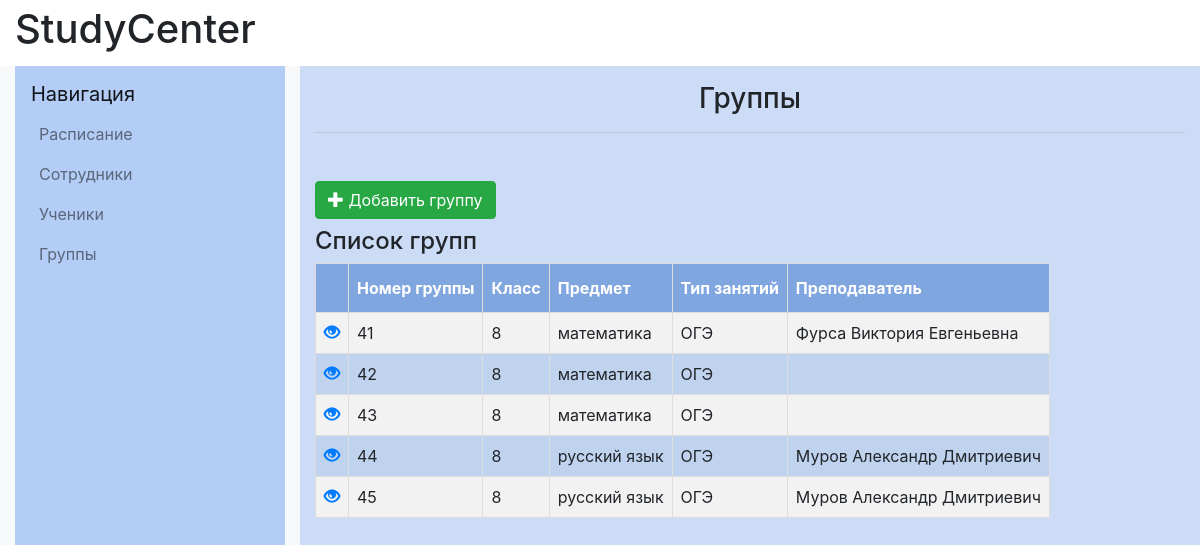
Page /groups/ on the earlier database version.
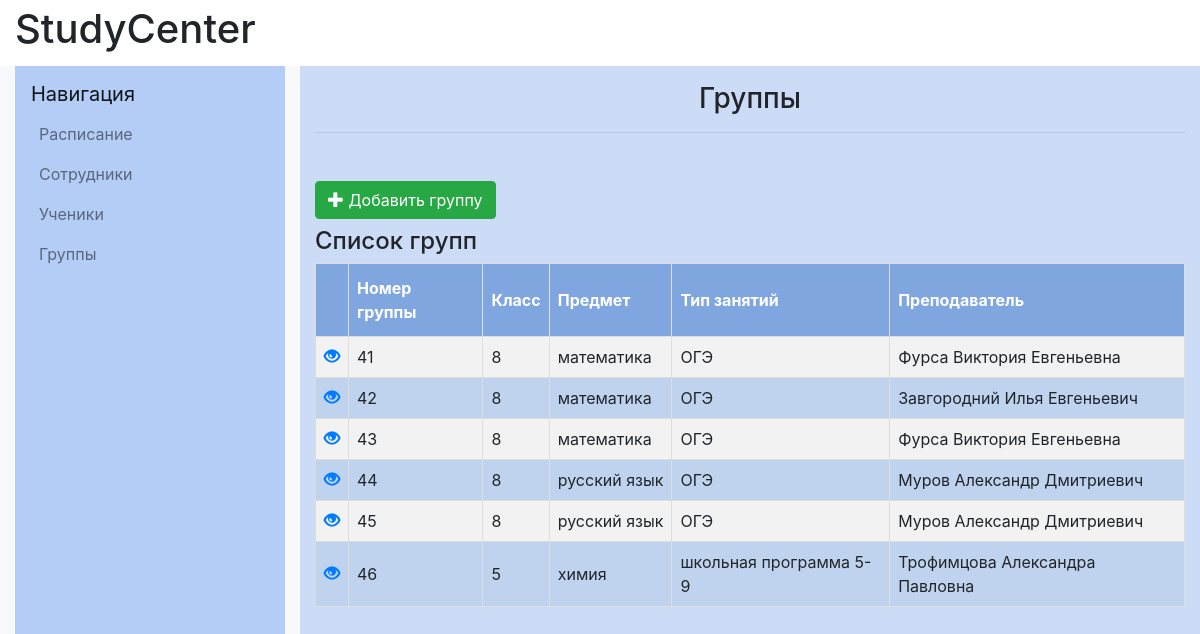
Same page on the later database version.
### catalog/models.py (models this page shows, shortened)
class Group(models.Model):
    subject = models.ForeignKey(Subject, on_delete=models.CASCADE)
    grade = models.IntegerField(validators=[
        MaxValueValidator(11),
        MinValueValidator(1)
    ])
    group_capacity = models.IntegerField(default=1,
                                         validators=[
                                            MaxValueValidator(8),
                                            MinValueValidator(1)
    ])
    type = models.ForeignKey(Type, on_delete=models.CASCADE)
    teacher=models.ForeignKey(Worker,
                              on_delete=models.CASCADE,
                              null=True,
                              default=None
    )
    objects = models.Manager()
    created = models.BooleanField(default=False)

class Subject(models.Model):
    name=models.CharField(max_length=100)
    objects=models.Manager()
    def __str__(self):
        return self.name

class Type(models.Model):
    name=models.CharField(max_length=100)
    objects=models.Manager()
    def __str__(self):
        return self.name

class Worker(models.Model):
    firstname=models.CharField(max_length=20, verbose_name="Имя")
    lastname=models.CharField(max_length=20, verbose_name="Фамилия")
    fathername=models.CharField(max_length=20, verbose_name="Отчество")
    date_of_birth=models.DateField(verbose_name="Дата рождения")
    gender=models.IntegerField(validators=[MinValueValidator(0), MaxValueValidator(1)], verbose_name="Пол")
    subject = models.ManyToManyField(Subject, verbose_name="Дисциплины")
    phone_number=models.CharField(max_length=11,validators=[MinLengthValidator(11)], verbose_name="Номер телефона")
    email=models.EmailField(verbose_name="E-mail")
    objects=models.Manager()
    registration_date=models.DateField()
    DoesNotExist = models.Manager

### catalog/views.py (the view)
# urls.py: path('groups/', views.groups, name='groups'),
def groups(request):
    groups = Group.objects.all()
    return render(request, "group/groups.html", {"groups": groups})

### catalog/templates/group/groups.html (shortened to what this page needs)
{% extends "base_generic.html" %}
{% block content%}
            <div class="col-md-8 col-lg-9 content-container" style="background-color: #ccdbf6">
                <h1 class="h3 text-center mt-3">Группы</h1>
                <hr class="mb-5">
                <section >
                    <a class="btn btn-success" href="{% url 'group_new' %}" class="top-menu"><span class="glyphicon glyphicon-plus"></span> Добавить группу</a>
                    <h4>Список групп</h4>
                    <table id="mytable">
                        <tr>
                            <th></th>
                            <th>Номер группы</th>
                            <th>Класс</th>
                            <th>Предмет</th>
                            <th>Тип занятий</th>
                            <th>Преподаватель</th>
                        </tr>
                        {% for group in groups %}
                        <tr><td><a href="{% url 'group_detail' pk=group.pk %}" class="top-menu"><span class="glyphicon glyphicon-eye-open"></span></a></td>
                            <td>{{ group.id }}</td>
                            <td>{{ group.grade }}</td>
                            <td>{{ group.subject }}</td>
                            <td>{{ group.type }}</td>
                            <td>{{ group.teacher.lastname }} {{ group.teacher.firstname }} {{ group.teacher.fathername }}</td>
                        </tr>
                        {% endfor %}
                    </table>
                </section>
            </div>
{% endblock content %}

### catalog/templates/base_generic.html (shortened to what this page needs)
<!DOCTYPE html>
{% load static %}
{% load widget_tweaks %}
<html lang="en">
<head>
    <link rel="stylesheet" href="https://cdn.jsdelivr.net/npm/bootstrap@4.0.0/dist/css/bootstrap.min.css"
>
    <link  href="{% static 'css/styles.css' %}" rel="stylesheet">
    <link  href="{% static 'css/font-glyphicons.css' %}" rel="stylesheet">
    <a class="col-md-4 col-lg-3 navbar-brand nav-text"> <h1>StudyCenter</h1> </a>
</head>
<body>
     <div class="container-fluid">
        <div class="row content-wrapper">
            <div class="col-md-4 col-lg-3 navbar-container bg-light" style="background-color: #b4cdf6">
                <nav class="navbar navbar-expand-md navbar-light" style="background-color: #b4cdf6">
                    <a class="navbar-brand" href="#">Навигация</a>
                    <div class="collapse navbar-collapse" id="navbar"  >
                        <ul class="navbar-nav">
                            <li class="nav-item">
                                <a class="nav-link" href="{% url 'schedule' %}">Расписание</a>
                            </li>
                            <li class="nav-item">
                                <a class="nav-link" href="{% url 'workers' %}">Сотрудники</a>
                            </li>
                            <li class="nav-item">
                                <a class="nav-link" href="{% url 'students' %}">Ученики</a>
                            </li>
                            <li class="nav-item">
                                <a class="nav-link" href="{% url 'groups' %}">Группы</a>
                            </li>
                        </ul>
                    </div>
                </nav>
            </div>
            {% block content%}
            {% endblock content %}
        </div>
    </div>
</body>
</html>

### catalog/static/css/styles.css (style rules this page uses)
@media (min-width: 768px) { .navbar-container { position: sticky; top: 0; overflow-y: auto; height: 100vh; } }
@media (min-width: 768px) { .navbar-container .navbar { align-items: flex-start; justify-content: flex-start; flex-wrap: nowrap; flex-direction: column; height: 100%; } }
@media (min-width: 768px) { .navbar-container .navbar-collapse { align-items: flex-start; } }
@media (min-width: 768px) { .navbar-container .navbar-nav { flex-direction: column !important; } }
@media (min-width: 768px) { .content-wrapper { display: flex; flex-direction: column; } }

### catalog/templates/base_generic.html (style rules this page uses)
#mytable td, #mytable th { border: 1px solid #ddd; padding: 8px; }
#mytable tr:nth-child(even) { background-color: #f2f2f2; }
#mytable tr:nth-child(odd) { background-color: #c0d3ee; }
#mytable th { padding-top: 12px; padding-bottom: 12px; text-align: left; background-color: #80a6e0; color: white; }

Differences in the rows shown:
changed Group id 42: teacher.lastname (not shown) → "Завгородний"; teacher.firstname (not shown) → "Илья"; teacher.fathername (not shown) → "Евгеньевич"
changed Group id 43: teacher.lastname (not shown) → "Фурса"; teacher.firstname (not shown) → "Виктория"; teacher.fathername (not shown) → "Евгеньевна"
added Group: id "46", grade "5", subject "химия", type "школьная программа 5-9", teacher.lastname "Трофимцова", teacher.firstname "Александра", teacher.fathername "Павловна"
